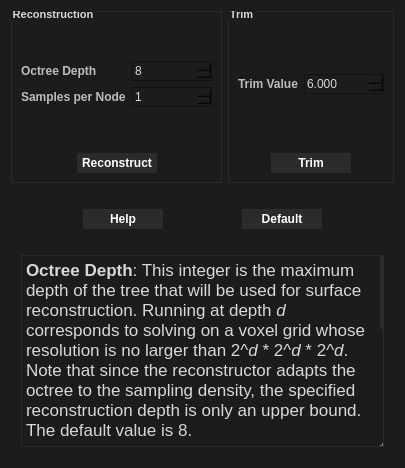
<?xml version="1.0" encoding="UTF-8"?>
<ui version="4.0">
 <class>DialogPoissonReconstruction</class>
 <widget class="QDialog" name="DialogPoissonReconstruction">
  <property name="geometry">
   <rect>
    <x>0</x>
    <y>0</y>
    <width>553</width>
    <height>388</height>
   </rect>
  </property>
  <property name="minimumSize">
   <size>
    <width>0</width>
    <height>0</height>
   </size>
  </property>
  <property name="windowTitle">
   <string>Poisson Surface Reconstruction</string>
  </property>
  <property name="styleSheet">
   <string notr="true">QWidget{background:#1c1c1c}

QLabel{color:#bdbdbd}

QCheckBox::indicator{ border: 1px solid #d9d7d7; border-radius: 1px;} 
QCheckBox::indicator:checked{ background-color:rgba(215, 215, 215, 100); }
QCheckBox::indicator:disabled{ background-color:#D9D9D9; }
QDoubleSpinBox{selection-background-color: rgba(215, 215, 215, 100); border:1px solid #121212; color:#d9d7d7}
QSpinBox{selection-background-color: rgba(215, 215, 215, 100); border:1px solid #121212;color:#d9d7d7}
        


QComboBox QAbstractItemView { selection-background-color:rgba(215, 215, 215, 100);selection-color:#d9d7d7;color:#d9d7d7 } 
QComboBox{ selection-background-color:rgba(215, 215, 215, 100);selection-color:#d9d7d7;color:#d9d7d7 } 
            



QSlider::handle:horizontal {background: #faa028;}


QLineEdit{selection-background-color: rgba(215, 215, 215, 100); color:#bdbdbd; border:1px solid #d9d7d7 }

QPushButton{background-color: #2b2b2b;border:none} 
QPushButton{color:#ffffff} 
QPushButton::hover{color:#faa028} 
QPushButton::pressed{color:#ffffff}  

QGroupBox{ border: 1px solid #2b2b2b;color:#d9d7d7}


QGroupBox::title {
/*padding:0px 0px 0px 2px;*/
bottom:3
}


 QScrollArea {
        border: none;
	    background: red;
    }

    QScrollBar {
        background: #1c1c1c;
        
    }

    QScrollBar:horizontal {
        height: 3px;
    }

    QScrollBar:vertical {
        width: 3px;
    }

    QScrollBar::handle {
        background:#2b2b2b;
        border-radius: 2px;
    }


	QScrollBar::handle:horizontal {

        width: 1px;
    }
 	QScrollBar::add-page, QScrollBar::sub-page {

	    background: none;
    }</string>
  </property>
  <property name="sizeGripEnabled">
   <bool>true</bool>
  </property>
  <layout class="QVBoxLayout" name="verticalLayout_2">
   <property name="sizeConstraint">
    <enum>QLayout::SetFixedSize</enum>
   </property>
   <item>
    <layout class="QHBoxLayout" name="horizontalLayout">
     <item>
      <widget class="QGroupBox" name="groupBoxReconstruction">
       <property name="font">
        <font>
         <family>Arial</family>
         <pointsize>8</pointsize>
         <weight>75</weight>
         <bold>true</bold>
        </font>
       </property>
       <property name="title">
        <string>Reconstruction</string>
       </property>
       <property name="alignment">
        <set>Qt::AlignLeading|Qt::AlignLeft|Qt::AlignTop</set>
       </property>
       <layout class="QGridLayout" name="gridLayout">
        <item row="0" column="0">
         <spacer name="verticalSpacer_3">
          <property name="orientation">
           <enum>Qt::Vertical</enum>
          </property>
          <property name="sizeHint" stdset="0">
           <size>
            <width>20</width>
            <height>40</height>
           </size>
          </property>
         </spacer>
        </item>
        <item row="1" column="1">
         <widget class="QSpinBox" name="spinBoxOctreeDepth">
          <property name="minimumSize">
           <size>
            <width>80</width>
            <height>20</height>
           </size>
          </property>
          <property name="minimum">
           <number>1</number>
          </property>
          <property name="maximum">
           <number>15</number>
          </property>
          <property name="value">
           <number>8</number>
          </property>
         </widget>
        </item>
        <item row="1" column="0">
         <widget class="QLabel" name="labelOctreeDepth">
          <property name="minimumSize">
           <size>
            <width>0</width>
            <height>20</height>
           </size>
          </property>
          <property name="font">
           <font>
            <family>Arial</family>
            <weight>75</weight>
            <bold>true</bold>
           </font>
          </property>
          <property name="text">
           <string>Octree Depth</string>
          </property>
         </widget>
        </item>
        <item row="2" column="1">
         <widget class="QSpinBox" name="spinBoxSamplesPerNode">
          <property name="minimumSize">
           <size>
            <width>80</width>
            <height>20</height>
           </size>
          </property>
          <property name="minimum">
           <number>1</number>
          </property>
          <property name="maximum">
           <number>20</number>
          </property>
          <property name="value">
           <number>1</number>
          </property>
         </widget>
        </item>
        <item row="2" column="0">
         <widget class="QLabel" name="labelSamplesPerNode">
          <property name="minimumSize">
           <size>
            <width>0</width>
            <height>20</height>
           </size>
          </property>
          <property name="font">
           <font>
            <family>Arial</family>
            <weight>75</weight>
            <bold>true</bold>
           </font>
          </property>
          <property name="text">
           <string>Samples per Node</string>
          </property>
         </widget>
        </item>
        <item row="3" column="0">
         <spacer name="verticalSpacer_2">
          <property name="orientation">
           <enum>Qt::Vertical</enum>
          </property>
          <property name="sizeHint" stdset="0">
           <size>
            <width>20</width>
            <height>40</height>
           </size>
          </property>
         </spacer>
        </item>
        <item row="5" column="0" colspan="2">
         <layout class="QHBoxLayout" name="horizontalLayoutButtons_2">
          <item>
           <spacer name="horizontalSpacer_3">
            <property name="orientation">
             <enum>Qt::Horizontal</enum>
            </property>
            <property name="sizeHint" stdset="0">
             <size>
              <width>0</width>
              <height>0</height>
             </size>
            </property>
           </spacer>
          </item>
          <item>
           <widget class="QPushButton" name="pushButtonReconstruct">
            <property name="minimumSize">
             <size>
              <width>80</width>
              <height>20</height>
             </size>
            </property>
            <property name="font">
             <font>
              <family>Arial</family>
              <weight>75</weight>
              <bold>true</bold>
             </font>
            </property>
            <property name="text">
             <string>Reconstruct</string>
            </property>
            <property name="default">
             <bool>true</bool>
            </property>
           </widget>
          </item>
          <item>
           <spacer name="horizontalSpacer_4">
            <property name="orientation">
             <enum>Qt::Horizontal</enum>
            </property>
            <property name="sizeHint" stdset="0">
             <size>
              <width>0</width>
              <height>0</height>
             </size>
            </property>
           </spacer>
          </item>
         </layout>
        </item>
       </layout>
      </widget>
     </item>
     <item>
      <widget class="QGroupBox" name="groupBoxTrim">
       <property name="font">
        <font>
         <family>Arial</family>
         <pointsize>8</pointsize>
         <weight>75</weight>
         <bold>true</bold>
        </font>
       </property>
       <property name="title">
        <string>Trim</string>
       </property>
       <layout class="QGridLayout" name="gridLayout_2">
        <item row="1" column="1">
         <widget class="QDoubleSpinBox" name="doubleSpinBoxTrimValue">
          <property name="minimumSize">
           <size>
            <width>80</width>
            <height>20</height>
           </size>
          </property>
          <property name="decimals">
           <number>3</number>
          </property>
          <property name="minimum">
           <double>0.001000000000000</double>
          </property>
          <property name="maximum">
           <double>100.000000000000000</double>
          </property>
          <property name="value">
           <double>6.000000000000000</double>
          </property>
         </widget>
        </item>
        <item row="2" column="0">
         <spacer name="verticalSpacer">
          <property name="orientation">
           <enum>Qt::Vertical</enum>
          </property>
          <property name="sizeHint" stdset="0">
           <size>
            <width>20</width>
            <height>10</height>
           </size>
          </property>
         </spacer>
        </item>
        <item row="1" column="0">
         <widget class="QLabel" name="labelTrimValue">
          <property name="minimumSize">
           <size>
            <width>0</width>
            <height>20</height>
           </size>
          </property>
          <property name="font">
           <font>
            <family>Arial</family>
            <weight>75</weight>
            <bold>true</bold>
           </font>
          </property>
          <property name="text">
           <string>Trim Value</string>
          </property>
         </widget>
        </item>
        <item row="3" column="0" colspan="2">
         <layout class="QHBoxLayout" name="horizontalLayoutButtons_3">
          <item>
           <spacer name="horizontalSpacer_5">
            <property name="orientation">
             <enum>Qt::Horizontal</enum>
            </property>
            <property name="sizeHint" stdset="0">
             <size>
              <width>0</width>
              <height>0</height>
             </size>
            </property>
           </spacer>
          </item>
          <item>
           <widget class="QPushButton" name="pushButtonTrim">
            <property name="minimumSize">
             <size>
              <width>80</width>
              <height>20</height>
             </size>
            </property>
            <property name="font">
             <font>
              <family>Arial</family>
              <weight>75</weight>
              <bold>true</bold>
             </font>
            </property>
            <property name="text">
             <string>Trim</string>
            </property>
           </widget>
          </item>
          <item>
           <spacer name="horizontalSpacer_6">
            <property name="orientation">
             <enum>Qt::Horizontal</enum>
            </property>
            <property name="sizeHint" stdset="0">
             <size>
              <width>0</width>
              <height>0</height>
             </size>
            </property>
           </spacer>
          </item>
         </layout>
        </item>
        <item row="0" column="0">
         <spacer name="verticalSpacer_4">
          <property name="orientation">
           <enum>Qt::Vertical</enum>
          </property>
          <property name="sizeHint" stdset="0">
           <size>
            <width>20</width>
            <height>40</height>
           </size>
          </property>
         </spacer>
        </item>
       </layout>
      </widget>
     </item>
    </layout>
   </item>
   <item>
    <spacer name="verticalSpacer_5">
     <property name="orientation">
      <enum>Qt::Vertical</enum>
     </property>
     <property name="sizeHint" stdset="0">
      <size>
       <width>20</width>
       <height>10</height>
      </size>
     </property>
    </spacer>
   </item>
   <item>
    <spacer name="verticalSpacer_6">
     <property name="orientation">
      <enum>Qt::Vertical</enum>
     </property>
     <property name="sizeHint" stdset="0">
      <size>
       <width>20</width>
       <height>10</height>
      </size>
     </property>
    </spacer>
   </item>
   <item>
    <layout class="QHBoxLayout" name="horizontalLayoutButtons">
     <item>
      <spacer name="horizontalSpacer">
       <property name="orientation">
        <enum>Qt::Horizontal</enum>
       </property>
       <property name="sizeHint" stdset="0">
        <size>
         <width>0</width>
         <height>0</height>
        </size>
       </property>
      </spacer>
     </item>
     <item>
      <widget class="QPushButton" name="pushButtonHelp">
       <property name="minimumSize">
        <size>
         <width>80</width>
         <height>20</height>
        </size>
       </property>
       <property name="font">
        <font>
         <family>Arial</family>
         <weight>75</weight>
         <bold>true</bold>
        </font>
       </property>
       <property name="text">
        <string>Help</string>
       </property>
       <property name="checkable">
        <bool>true</bool>
       </property>
      </widget>
     </item>
     <item>
      <spacer name="horizontalSpacer_7">
       <property name="orientation">
        <enum>Qt::Horizontal</enum>
       </property>
       <property name="sizeHint" stdset="0">
        <size>
         <width>40</width>
         <height>20</height>
        </size>
       </property>
      </spacer>
     </item>
     <item>
      <widget class="QPushButton" name="pushButtonDefault">
       <property name="minimumSize">
        <size>
         <width>80</width>
         <height>20</height>
        </size>
       </property>
       <property name="font">
        <font>
         <family>Arial</family>
         <weight>75</weight>
         <bold>true</bold>
        </font>
       </property>
       <property name="text">
        <string>Default</string>
       </property>
      </widget>
     </item>
     <item>
      <spacer name="horizontalSpacer_2">
       <property name="orientation">
        <enum>Qt::Horizontal</enum>
       </property>
       <property name="sizeHint" stdset="0">
        <size>
         <width>0</width>
         <height>0</height>
        </size>
       </property>
      </spacer>
     </item>
    </layout>
   </item>
   <item>
    <spacer name="verticalSpacer_7">
     <property name="orientation">
      <enum>Qt::Vertical</enum>
     </property>
     <property name="sizeHint" stdset="0">
      <size>
       <width>20</width>
       <height>10</height>
      </size>
     </property>
    </spacer>
   </item>
   <item>
    <widget class="QWidget" name="widgetHint" native="true">
     <property name="styleSheet">
      <string notr="true">QTextBrowser{ border: 1px solid #2b2b2b;color:#d9d7d7}</string>
     </property>
     <layout class="QVBoxLayout" name="verticalLayout">
      <property name="leftMargin">
       <number>10</number>
      </property>
      <property name="topMargin">
       <number>10</number>
      </property>
      <property name="rightMargin">
       <number>10</number>
      </property>
      <property name="bottomMargin">
       <number>10</number>
      </property>
      <item>
       <widget class="QTextBrowser" name="textBrowserHint">
        <property name="styleSheet">
         <string notr="true">QTextBrowser{color:#d9d7d7}</string>
        </property>
        <property name="html">
         <string>&lt;!DOCTYPE HTML PUBLIC &quot;-//W3C//DTD HTML 4.0//EN&quot; &quot;http://www.w3.org/TR/REC-html40/strict.dtd&quot;&gt;
&lt;html&gt;&lt;head&gt;&lt;meta name=&quot;qrichtext&quot; content=&quot;1&quot; /&gt;&lt;style type=&quot;text/css&quot;&gt;
p, li { white-space: pre-wrap; }
&lt;/style&gt;&lt;/head&gt;&lt;body style=&quot; font-family:'SimSun'; font-size:9pt; font-weight:400; font-style:normal;&quot;&gt;
&lt;p style=&quot; margin-top:0px; margin-bottom:0px; margin-left:0px; margin-right:0px; -qt-block-indent:0; text-indent:0px;&quot;&gt;&lt;span style=&quot; font-family:'MS Shell Dlg 2'; font-size:13pt; font-weight:600;&quot;&gt;Octree Depth&lt;/span&gt;&lt;span style=&quot; font-family:'MS Shell Dlg 2'; font-size:13pt;&quot;&gt;: This integer is the maximum depth of the tree that will be used for surface reconstruction. Running at depth &lt;/span&gt;&lt;span style=&quot; font-family:'MS Shell Dlg 2'; font-size:13pt; font-style:italic;&quot;&gt;d&lt;/span&gt;&lt;span style=&quot; font-family:'MS Shell Dlg 2'; font-size:13pt;&quot;&gt; corresponds to solving on a voxel grid whose resolution is no larger than 2^&lt;/span&gt;&lt;span style=&quot; font-family:'MS Shell Dlg 2'; font-size:13pt; font-style:italic;&quot;&gt;d &lt;/span&gt;&lt;span style=&quot; font-family:'MS Shell Dlg 2'; font-size:13pt;&quot;&gt;* 2^&lt;/span&gt;&lt;span style=&quot; font-family:'MS Shell Dlg 2'; font-size:13pt; font-style:italic;&quot;&gt;d&lt;/span&gt;&lt;span style=&quot; font-family:'MS Shell Dlg 2'; font-size:13pt;&quot;&gt; * 2^&lt;/span&gt;&lt;span style=&quot; font-family:'MS Shell Dlg 2'; font-size:13pt; font-style:italic;&quot;&gt;d&lt;/span&gt;&lt;span style=&quot; font-family:'MS Shell Dlg 2'; font-size:13pt;&quot;&gt;. Note that since the reconstructor adapts the octree to the sampling density, the specified reconstruction depth is only an upper bound. The default value is 8.&lt;/span&gt;&lt;/p&gt;
&lt;p style=&quot; margin-top:12px; margin-bottom:12px; margin-left:0px; margin-right:0px; -qt-block-indent:0; text-indent:0px;&quot;&gt;&lt;span style=&quot; font-family:'MS Shell Dlg 2'; font-size:13pt; font-weight:600;&quot;&gt;Samples per Node&lt;/span&gt;&lt;span style=&quot; font-family:'MS Shell Dlg 2'; font-size:13pt;&quot;&gt;: This floating point value specifies the minimum number of sample points that should fall within an octree node as the octree construction is adapted to sampling density. For noise-free samples, small values in the range [1.0 - 5.0] can be used. For more noisy samples, larger values in the range [15.0 - 20.0] may be needed to provide a smoother, noise-reduced, reconstruction. The default value is 1.0.&lt;/span&gt;&lt;/p&gt;
&lt;p style=&quot; margin-top:12px; margin-bottom:12px; margin-left:0px; margin-right:0px; -qt-block-indent:0; text-indent:0px;&quot;&gt;&lt;span style=&quot; font-family:'MS Shell Dlg 2'; font-size:13pt; font-weight:600;&quot;&gt;Trim Value&lt;/span&gt;&lt;span style=&quot; font-family:'MS Shell Dlg 2'; font-size:13pt;&quot;&gt;: This floating point values specifies the value for mesh trimming. The subset of the mesh with the sampling density smaller than trim value will be discarded.&lt;/span&gt;&lt;/p&gt;&lt;/body&gt;&lt;/html&gt;</string>
        </property>
       </widget>
      </item>
     </layout>
    </widget>
   </item>
  </layout>
 </widget>
 <tabstops>
  <tabstop>spinBoxOctreeDepth</tabstop>
  <tabstop>doubleSpinBoxTrimValue</tabstop>
  <tabstop>spinBoxSamplesPerNode</tabstop>
  <tabstop>pushButtonHelp</tabstop>
  <tabstop>pushButtonDefault</tabstop>
  <tabstop>textBrowserHint</tabstop>
 </tabstops>
 <resources/>
 <connections/>
</ui>
